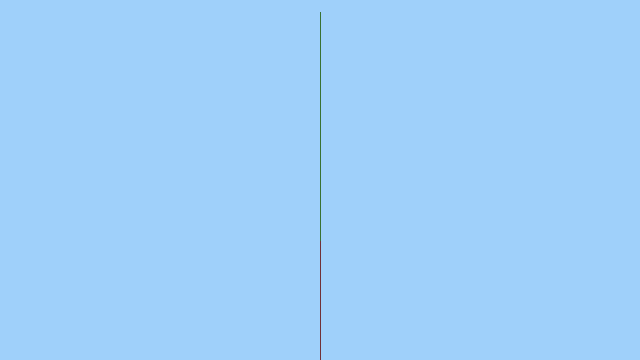
Frame 1 (no input)
Frame 60 (the mouse pressed at the canvas centre just before this capture): identical to frame 1, image omitted
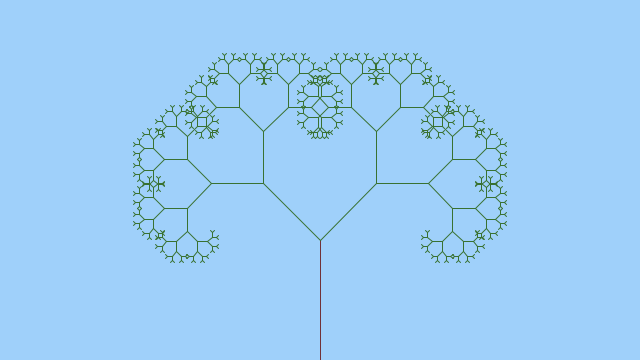
Frame 120 (the mouse held since frame 60 and released just before this capture)

The Processing sketch that drew these frames (run headless with seeded random() and noise(); from frame 60 on, the mouse is pressed at the canvas centre):

// Processing sketch: processing_95247
// ── processing_95247.pde



float theta;   

void setup() {
  size(640, 360);
  smooth();
}

void draw() {
  background(159,208,250);
  frameRate(30);
  stroke(113, 49, 55);
  // Let's pick an angle 0 to 90 degrees based on the mouse position
  float a = (mouseX / (float) width) * 90f;
  // Convert it to radians
  theta = radians(a);
  // Start the tree from the bottom of the screen
  translate(width/2,height);
  // Draw a line 120 pixels
  line(0,0,0,-120);
  // Move to the end of that line
  translate(0,-120);
  // Start the recursive branching!
  branch(120);

}

void branch(float h) {
  // Each branch will be 2/3rds the size of the previous one
  h *= 0.66;
  
  // All recursive functions must have an exit condition!!!!
  // Here, ours is when the length of the branch is 2 pixels or less
  stroke(57, 113, 49);
  if (h > 2) {
    pushMatrix();    // Save the current state of transformation (i.e. where are we now)
    rotate(theta);   // Rotate by theta
    line(0, 0, 0, -h);  // Draw the branch
    translate(0, -h); // Move to the end of the branch
    branch(h);       // Ok, now call myself to draw two new branches!!
    popMatrix();     // Whenever we get back here, we "pop" in order to restore the previous matrix state
    
    // Repeat the same thing, only branch off to the "left" this time!
    pushMatrix();
    rotate(-theta);
    line(0, 0, 0, -h);
    translate(0, -h);
    branch(h);
    popMatrix();
  }
}
